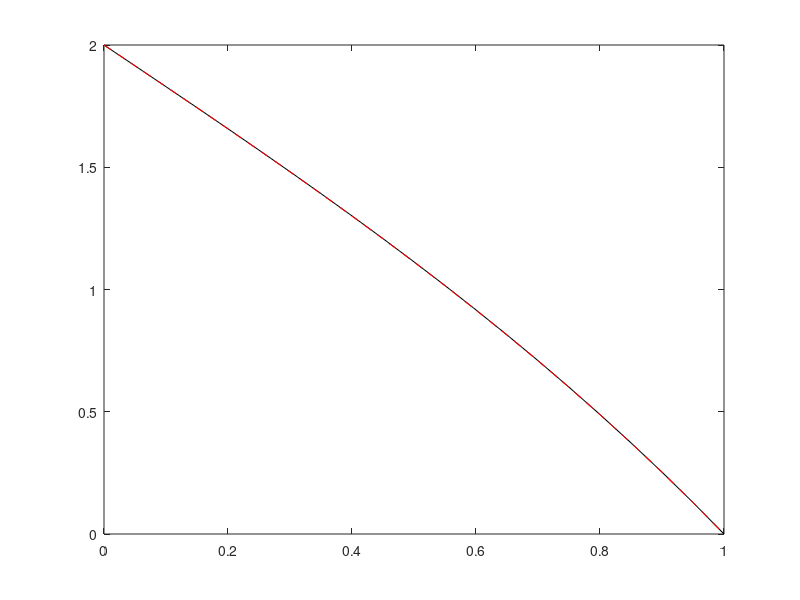

Reproduce this figure in MATLAB.
clear
x=linspace(0,1,21);
ya=2/(exp(1)-exp(-1))*(-exp(x)+exp(-x))+2;
dx=0.05;
y(1)=2;
y(21)=0;
y(2:20)=1;
yo=y;
for k=1:1000
    for i=2:20
        y(i)=1/(2+dx^2)*(yo(i+1)+yo(i-1)+2*dx^2);
    end
    aydif=abs(y-yo);
    maxaydif=max(aydif);
    if maxaydif<1e-5
        break
    end
    yo=y;
end
plot(x,ya,'k-')
hold on
plot(x,y,'r--')
hold off
